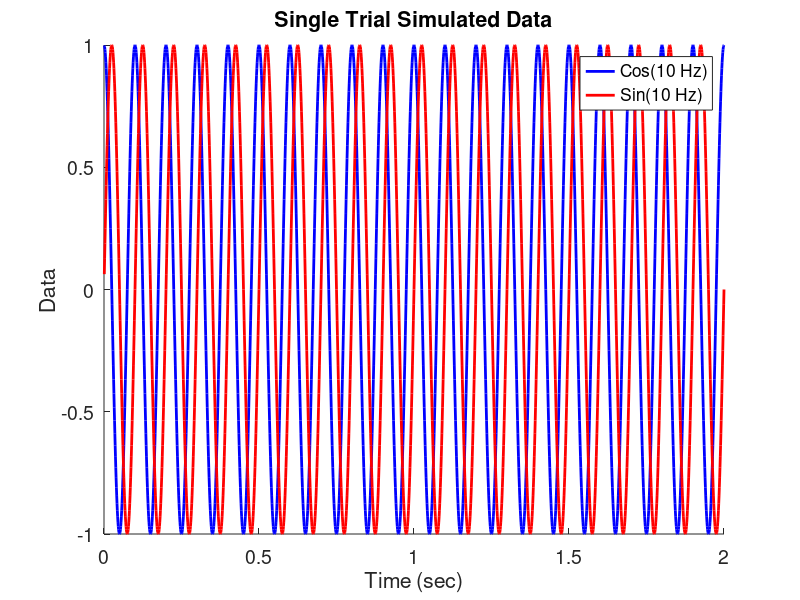
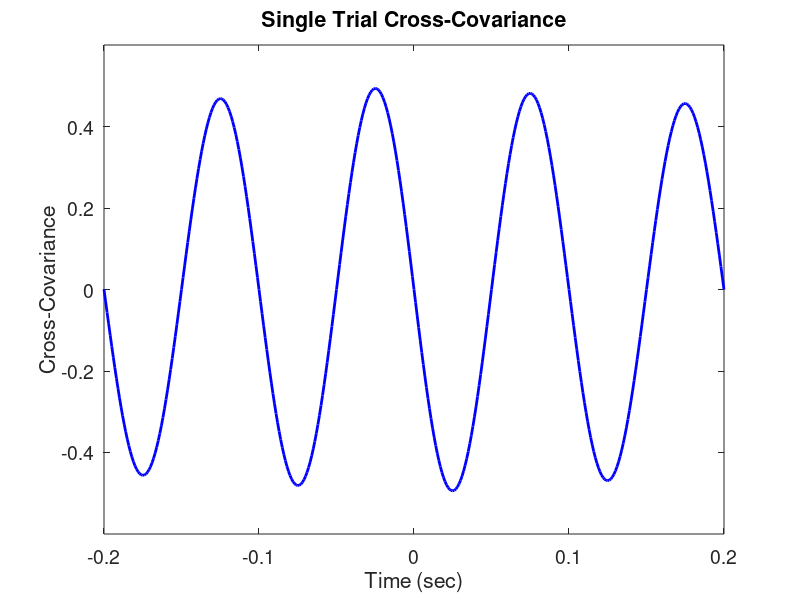

The MATLAB script that drew these images, in order:
function Chapter_5_Question_1()
    % Question 1 - Model Frequency and Single Trial Cross-Covariance

    %Generate Data
    T = 2;
    sample_interval = .001;
    freq = 10;
    t = sample_interval:sample_interval:T;
    x = cos(2*pi*freq*t);
    y = sin(2*pi*freq*t);
    
    %Visualize Data
    figure()
    hold on
    plot(t, x, 'b', 'LineWidth', 2)
    plot(t, y, 'r', 'LineWidth', 2)
    hold off
    xlabel('Time (sec)')
    ylabel('Data')
    legend({'Cos(10 Hz)', 'Sin(10 Hz)'})
    title('Single Trial Simulated Data')
    set(gca, 'FontSize', 14)
    
    %Compute Cross-Covariance
    [cross_cov, lags] = xcorr(x - mean(x), y - mean(y), 200, 'biased');
    
    %Plot Cross-Covariance
    figure()
    plot(lags*sample_interval, cross_cov, 'b', 'LineWidth', 2)
    xlabel('Time (sec)')
    ylabel('Cross-Covariance')
    ylim([-0.6 0.6])
    title('Single Trial Cross-Covariance')
    set(gca, 'FontSize', 14)
    
    % We see that the single trial cross-covariance between the two signals
    % shows some correlation, suggesting synchrony between them. However, if we
    % were to randomize the phase at which the sine and cosine model data
    % starts, then repeat the modeling for 100 trials, we would see a lack of
    % correlation between the two signals. See figure 5.6 in the book for an
    % illustration of this. Note how the generated figure here looks like one
    % instance of the lines in 5.6b and how a trial-averaged correlation (where
    % we randomize the phase of the sines and cosines) would generate something
    % close to 5.6a. This question demonstrates that a single trial's
    % cross-covariance can be quite misleading and heavily reliant upon any
    % shared dominant signal between the two (in this case 10 Hz).
    
end
